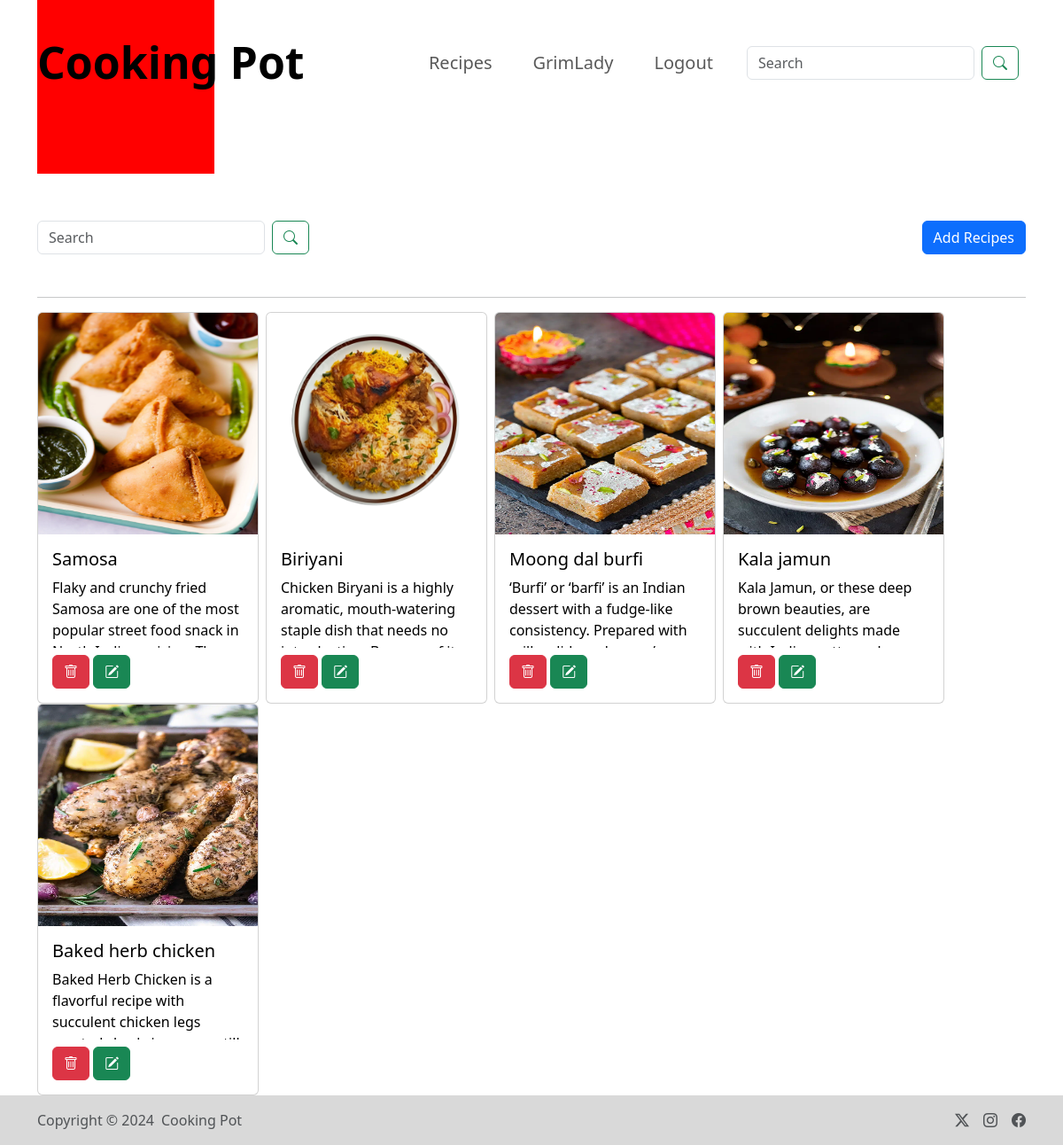
Page /recipe/ (signed in) on the earlier database version.
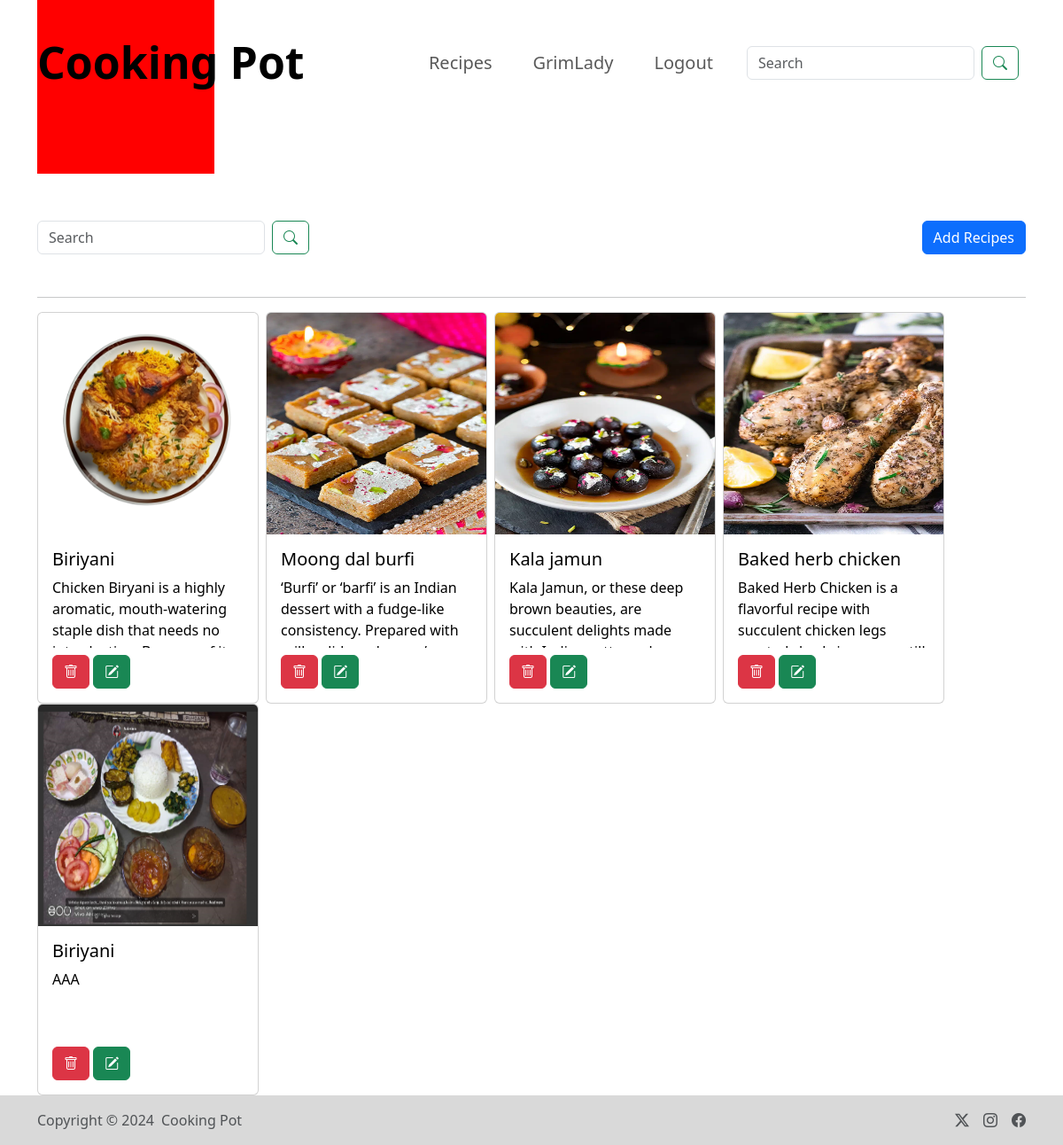
Same page on the later database version.
### All/models.py (models this page shows)
class Recipe(models.Model):
    user = models.ForeignKey(User, on_delete = models.SET_NULL, null = True, blank = True)
    recipe_name = models.CharField(max_length=100)
    recipe_description = models.TextField()
    recipe_image = models.ImageField(upload_to="images")

### All/views.py (the view, shortened to what this page needs)
# urls.py: path('recipe/', recipe, name = "recipe"),
@login_required(login_url="/login_page/")
def recipe(request):
    queryset = Recipe.objects.all()
    if request.GET.get('search'):
        queryset= queryset.filter(recipe_name__icontains = request.GET.get('search'))
    context = {'recipes' : queryset}
    return render(request, 'recipe.html', context)

### All/Templates/recipe.html (shortened to what this page needs)
{% extends "base.html" %}
{% load static %}
{% block start%}
<div class="container mt-10 ">
    <div class="d-flex justify-content-between mb-5">
      <form class="d-flex">
        <input name="search" class="form-control search-box me-2" type="search" placeholder="Search" aria-label="Search">
        <button class="btn btn-outline-success me-2" type="submit"><i class="bi bi-search"></i></button>
    </form>
    <div>
      <button type="button" class="btn btn-add btn-primary" data-bs-toggle="modal" data-bs-target="#exampleModal">Add Recipes</button>
    </div>
  </div>
  <hr>
  <div class="d-flex flex-wrap">
    {% for recipe in recipes %}
    <a href="#" class="card-link text-decoration-none text-black" data-bs-toggle="modal" data-bs-target="#recipeModal{{ recipe.id }}">
      <div class="card me-2" style="width: 250px;">
        <img src="/media/{{ recipe.recipe_image }}" class="card-img-top" style="height: 250px;">
        <div class="card-body">
          <h5 class="card-title">{{ recipe.recipe_name }}</h5>
          <p class="card-text" style="height: 80px; overflow: hidden; text-overflow: ellipsis;">{{ recipe.recipe_description }}</p>
          <a href="/delete_recipe/{{ recipe.id }}/" class="btn btn-danger mt-2"> <i class="bi bi-trash"></i> </a>
          <a href="/update_recipe/{{ recipe.id }}/" class="btn btn-success mt-2"><i class="bi bi-pencil-square"></i> </a>
        </div>
      </div>
    </a>
    {% endfor %}
  </div>
 </div>
{% endblock %}

### All/Templates/base.html (shortened to what this page needs)
<!DOCTYPE html>
<html lang="en">
<head>
    <link rel="stylesheet" href="https://cdn.jsdelivr.net/npm/bootstrap-icons@1.11.3/font/bootstrap-icons.min.css">
    <link href= "https://getbootstrap.com/docs/5.3/assets/css/docs.css" rel="stylesheet"/>
    <link href="https://cdn.jsdelivr.net/npm/bootstrap@5.3.3/dist/css/bootstrap.min.css" rel="stylesheet">
</head>
<body>
  <nav class="navbar navbar-expand-lg ">
  <div class="container">
    <a class="navbar-brand mx-auto" href=" /">Cooking Pot</a>
    <div class="red-box"></div>
    <div class="collapse navbar-collapse justify-content-end" id="navbarSupportedContent">
      <ul class="navbar-nav">
        <li class="nav-item">
          <a class="nav-link" href="/recipe/">Recipes</a>
        </li>
      </ul>
      {% if request.user.is_authenticated %}
        <ul class="navbar-nav">
          <li class="nav-item">
            <span class="nav-btn nav-link"> {{ request.user }}</span>
          </li>
        </ul>
      {% endif %}
      <ul class="navbar-nav">
        <li class="nav-item">
          {% if request.user.is_authenticated %}
            <a class="nav-btn nav-link" href="/logout_page/">Logout</a>
          {% else %}
          <a class="nav-btn nav-link" href="/login_page/">Login</a>
          {% endif %}
        </li>
      </ul>
      <ul class="navbar-nav">
        <li class="nav-item">
          <form class="d-flex"><input name="search_home" class="form-control search-box me-2" type="search" placeholder="Search" aria-label="Search">
            <button class="btn btn-outline-success me-2" type="submit"><i class="bi bi-search"></i></button></form>
        </li>
      </ul>
    </div>
  </div>
  </nav>
  {% block start %}
  {% endblock %}
<div class="footer footer-start">
  <div class="container my-">
    <footer class="d-flex flex-wrap justify-content-between align-items-center py-3">
      <div class="col-md-4 d-flex align-items-center">
        <span class="text-muted">Copyright &copy; 2024 </span>
        <a href="#" class="mb-3 ms-2 mb-md-0 text-muted text-decoration-none lh-1"> Cooking Pot</a>
      </div>
      <ul class="nav col-md-4 justify-content-end list-unstyled d-flex">
        <li class="ms-3"><a class="text-muted" href="#"><i class="bi bi-twitter-x"></i></a></li>
        <li class="ms-3"><a class="text-muted" href="#"><i class="bi bi-instagram"> </i></a></li>
        <li class="ms-3"><a class="text-muted" href="#"><i class="bi bi-facebook"></i></a></li>
      </ul>
    </footer>
  </div>
</div>
</body>
</html>

### All/Templates/base.html (style rules this page uses)
html { scroll-behavior: smooth; }
.navbar-nav { margin-left: 30px; }
.red-box { background-color: red; width: 200px; height: 250px; position: absolute; }
.navbar { margin-top: 20px; }
.navbar-brand { z-index: 1; font-size: 50px; font-weight: bold; }
.mt-10 { margin-top: 8rem; }
.nav-link { font-size: 20px; }
.btn-add { display: flex; align-items: flex-end; }
.search-box { width:100% ; }
.footer-start { background-color: #D9D9D9; }
.footer { position: relative; width : 100%; bottom: 0; }
h5 { text-transform: lowercase; }
h5:first-letter { text-transform: uppercase; }

Differences in the rows shown:
removed Recipe: recipe_image (picture), recipe_name "samosa", recipe_description "Flaky and crunchy fried Samosa are one of the most popular street food snack in…"
added Recipe: recipe_image (picture), recipe_name "biriyani", recipe_description "AAA"
